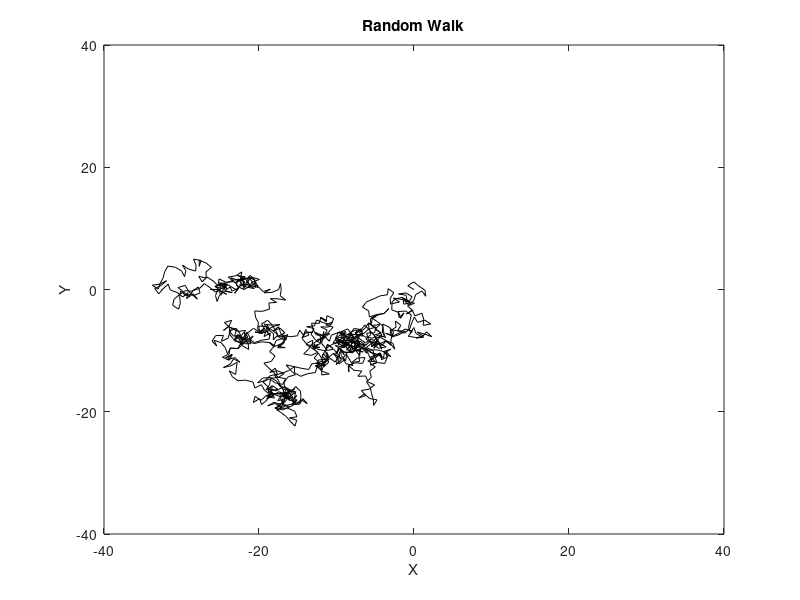

MATLAB code for this plot:
%MoNteCarlo Random Walker Simulation
clear
clc
close all
%Create Origin
n = 1000;
x = zeros(n,1);
y = zeros(n,1);
v = zeros(n,2);
v(1,1)= 2*rand-1;
v(1,2)= 2*rand-1;
x(1) = 0;
y(1) = 0;
figure('Name','Random Walker','NumberTitle','off','position', [150 50 900 600])

for i = 2:n
    v(i,1) = 2*rand-1;
    v(i,2) = 2*rand-1;
    l = sqrt(v(i,1)^2+v(i,2)^2);
    x(i) = x(i-1)+v(i,1)/l;
    y(i) = y(i-1)+v(i,2)/l;
end

for i = 2:n  
plot([x(i-1),x(i)],[y(i-1),y(i)],'-k')
hold on
axis([-40 40 -40 40])
title('Random Walk')
xlabel('X')
ylabel('Y')
drawnow
end
